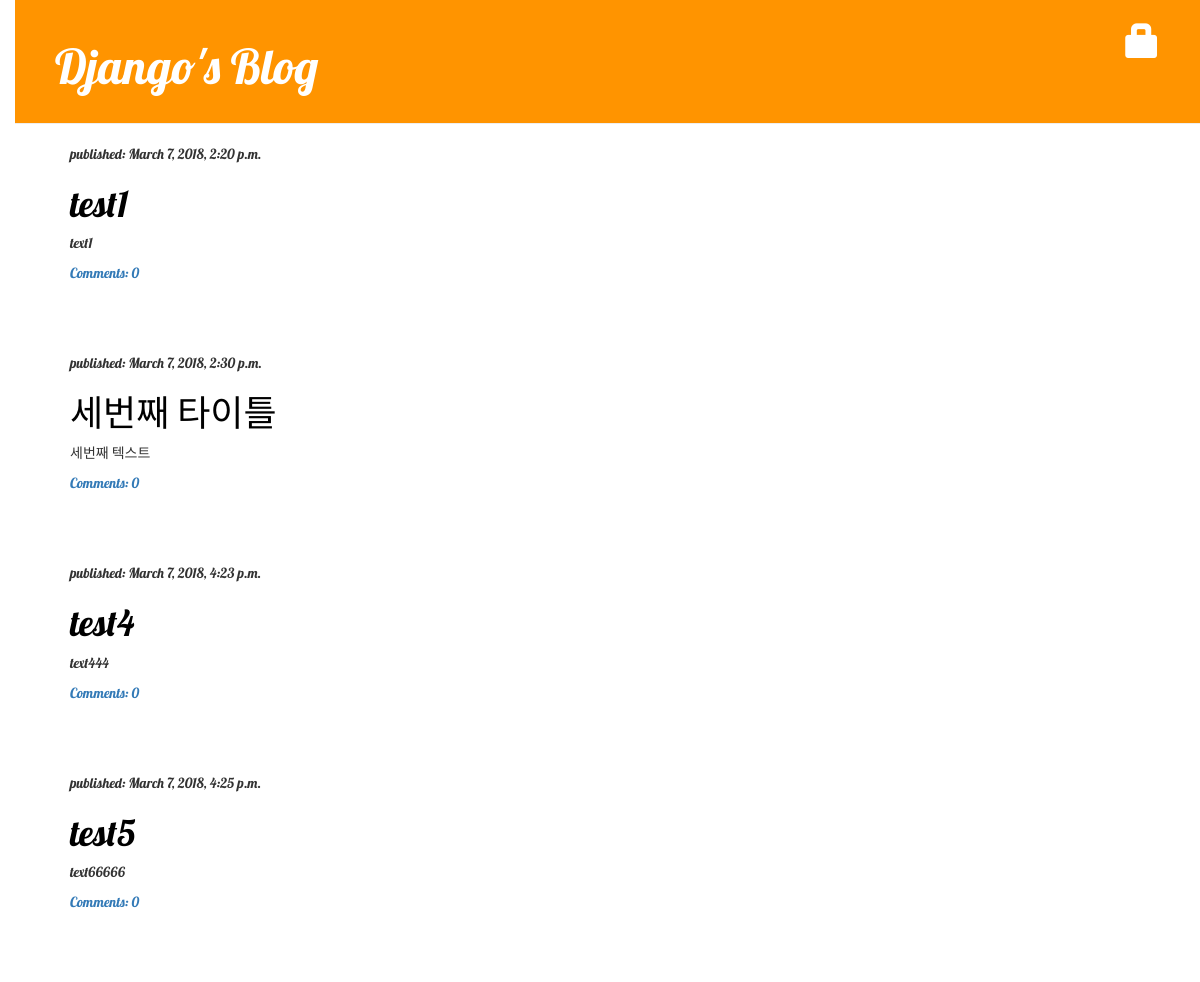
The page / on the database its author committed.
### blog/models.py (models this page shows, shortened)
class Post(models.Model):
    author = models.ForeignKey("auth.User")
    title = models.CharField(max_length=200,validators=[min_length_3_validator])
    text = models.TextField()
    created_date = models.DateTimeField(default=timezone.now)
    published_date = models.DateTimeField(blank=True,null=True)
    def approved_comments(self):
        return self.comments.filter(approved_comment=True)

### blog/views.py (the view)
# urls.py: url(r'^$',views.post_list,name="post_list"),
def post_list(request):
    posts = Post.objects.filter(published_date__lte=timezone.now()).order_by('published_date')
    return render(request, 'blog/post_list.html',{'posts':posts})

### blog/templates/blog/post_list.html
{% extends 'blog/base.html' %}
{% block content %}
    {% for post in posts %}
        <div class="post">
        <p>published: {{post.published_date}}</p>
        <h1><a href="{% url 'post_detail' pk=post.pk %}">{{post.title}}</a></h1>
        <p>{{post.text|linebreaksbr}}</p>
        <a href="{% url 'post_detail' pk=post.pk %}">Comments: {{ post.approved_comments.count }}</a>
        </div>
    {% endfor %}
{% endblock %}

### blog/templates/blog/base.html (shortened to what this page needs)
<!DOCTYPE html>
{% load staticfiles %}
<html>
<head>
    <link rel="stylesheet" href="//maxcdn.bootstrapcdn.com/bootstrap/3.2.0/css/bootstrap.min.css">
    <link rel="stylesheet" href="//maxcdn.bootstrapcdn.com/bootstrap/3.2.0/css/bootstrap-theme.min.css">
    <link rel="stylesheet" href="{% static "css/blog.css" %}">
</head>
<body>
    <div class="page-header">
                {% if user.is_authenticated %}
                    <a href="{% url 'post_new' %}" class="top-menu"><span class="glyphicon glyphicon-plus"></span></a>
                    <p class="top-menu">Hello {{ user.username }}<small>(<a href="{% url 'logout' %}">Log out</a>)</small></p>
                {% else %}
    		        <a href="{% url 'login' %}" class="top-menu"><span class="glyphicon glyphicon-lock"></span></a>
                {% endif %}
            <h1><a href="{% url "post_list" %}">Django's Blog</a></h1>
    </div>
    <div class="content container">
            <div class="row">
                <div class="col-md-8">
                {% block content %}
                {% endblock %}
                </div>
            </div>
    </div>
</body>
</html>

### blog/static/css/blog.css (style rules this page uses)
h1 a { color:#FCA205; }
body { padding-left: 15px; font-family: 'Lobster'; }
.page-header { background-color: #ff9400; margin-top: 0; padding: 20px 20px 20px 40px; }
.page-header h1, .page-header h1 a, .page-header h1 a:visited, .page-header h1 a:active { color: #ffffff; font-size: 36pt; text-decoration: none; }
.content { margin-left: 40px; }
h1, h2, h3, h4 { font-family: 'Lobster', cursive; }
.top-menu, .top-menu:hover, .top-menu:visited { color: #ffffff; float: right; font-size: 26pt; margin-right: 20px; }
.post { margin-bottom: 70px; }
.post h1 a, .post h1 a:visited { color: #000000; }

### rows shown on the page
Post: published_date "March 7, 2018, 2:20 p.m.", title "test1", text "text1", approved_comments.count "0"
Post: published_date "March 7, 2018, 2:30 p.m.", title "세번째 타이틀", text "세번째 텍스트", approved_comments.count "0"
Post: published_date "March 7, 2018, 4:23 p.m.", title "test4", text "text444", approved_comments.count "0"
Post: published_date "March 7, 2018, 4:25 p.m.", title "test5", text "text66666", approved_comments.count "0"
